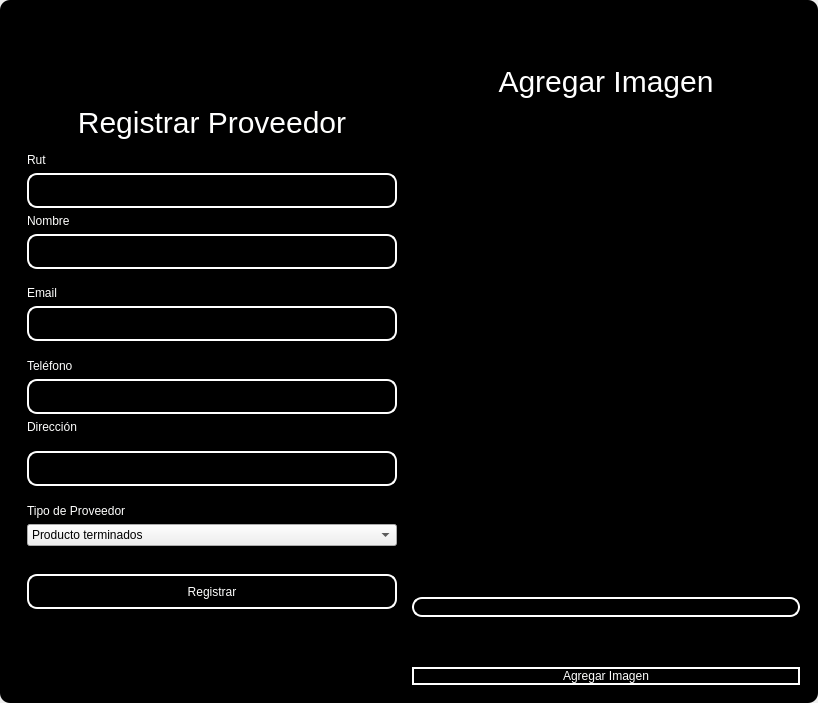
<?xml version="1.0" encoding="UTF-8"?>
<ui version="4.0">
 <class>MainWindow</class>
 <widget class="QMainWindow" name="MainWindow">
  <property name="geometry">
   <rect>
    <x>0</x>
    <y>0</y>
    <width>818</width>
    <height>703</height>
   </rect>
  </property>
  <property name="windowTitle">
   <string>MainWindow</string>
  </property>
  <property name="styleSheet">
   <string notr="true"/>
  </property>
  <widget class="QWidget" name="centralwidget">
   <property name="styleSheet">
    <string notr="true"/>
   </property>
   <layout class="QVBoxLayout" name="verticalLayout">
    <property name="spacing">
     <number>0</number>
    </property>
    <property name="leftMargin">
     <number>0</number>
    </property>
    <property name="topMargin">
     <number>0</number>
    </property>
    <property name="rightMargin">
     <number>0</number>
    </property>
    <property name="bottomMargin">
     <number>0</number>
    </property>
    <item>
     <widget class="QFrame" name="frame">
      <property name="enabled">
       <bool>true</bool>
      </property>
      <property name="styleSheet">
       <string notr="true">QFrame {
	border-radius:10px;
	background-color: rgb(0, 0, 0);
 }
</string>
      </property>
      <property name="frameShape">
       <enum>QFrame::StyledPanel</enum>
      </property>
      <property name="frameShadow">
       <enum>QFrame::Raised</enum>
      </property>
      <layout class="QVBoxLayout" name="verticalLayout_2">
       <item>
        <widget class="QFrame" name="frame_superior">
         <property name="minimumSize">
          <size>
           <width>0</width>
           <height>40</height>
          </size>
         </property>
         <property name="maximumSize">
          <size>
           <width>16777215</width>
           <height>40</height>
          </size>
         </property>
         <property name="styleSheet">
          <string notr="true">QPushButton{
border-radius:18px;
}

QPushButton:hover{
	background-color: rgb(0, 0, 0);
}
</string>
         </property>
         <property name="frameShape">
          <enum>QFrame::StyledPanel</enum>
         </property>
         <property name="frameShadow">
          <enum>QFrame::Raised</enum>
         </property>
         <layout class="QHBoxLayout" name="horizontalLayout_3">
          <property name="spacing">
           <number>4</number>
          </property>
          <property name="leftMargin">
           <number>0</number>
          </property>
          <property name="topMargin">
           <number>0</number>
          </property>
          <property name="rightMargin">
           <number>0</number>
          </property>
          <property name="bottomMargin">
           <number>0</number>
          </property>
          <item>
           <widget class="QPushButton" name="btn_icon">
            <property name="text">
             <string/>
            </property>
            <property name="iconSize">
             <size>
              <width>40</width>
              <height>40</height>
             </size>
            </property>
           </widget>
          </item>
          <item>
           <spacer name="horizontalSpacer_2">
            <property name="orientation">
             <enum>Qt::Horizontal</enum>
            </property>
            <property name="sizeHint" stdset="0">
             <size>
              <width>443</width>
              <height>20</height>
             </size>
            </property>
           </spacer>
          </item>
          <item>
           <widget class="QPushButton" name="bt_minimizar">
            <property name="minimumSize">
             <size>
              <width>38</width>
              <height>38</height>
             </size>
            </property>
            <property name="maximumSize">
             <size>
              <width>38</width>
              <height>38</height>
             </size>
            </property>
            <property name="cursor">
             <cursorShape>PointingHandCursor</cursorShape>
            </property>
            <property name="text">
             <string/>
            </property>
            <property name="icon">
             <iconset>
              <normaloff>image/minus.svg</normaloff>image/minus.svg</iconset>
            </property>
            <property name="iconSize">
             <size>
              <width>38</width>
              <height>38</height>
             </size>
            </property>
           </widget>
          </item>
          <item>
           <widget class="QPushButton" name="bt_maximizar">
            <property name="minimumSize">
             <size>
              <width>38</width>
              <height>38</height>
             </size>
            </property>
            <property name="maximumSize">
             <size>
              <width>38</width>
              <height>38</height>
             </size>
            </property>
            <property name="cursor">
             <cursorShape>PointingHandCursor</cursorShape>
            </property>
            <property name="text">
             <string/>
            </property>
            <property name="icon">
             <iconset>
              <normaloff>image/chevron-up.svg</normaloff>image/chevron-up.svg</iconset>
            </property>
            <property name="iconSize">
             <size>
              <width>38</width>
              <height>38</height>
             </size>
            </property>
           </widget>
          </item>
          <item>
           <widget class="QPushButton" name="bt_restaurar">
            <property name="minimumSize">
             <size>
              <width>38</width>
              <height>38</height>
             </size>
            </property>
            <property name="maximumSize">
             <size>
              <width>38</width>
              <height>38</height>
             </size>
            </property>
            <property name="cursor">
             <cursorShape>PointingHandCursor</cursorShape>
            </property>
            <property name="text">
             <string/>
            </property>
            <property name="icon">
             <iconset>
              <normaloff>image/chevron-down.svg</normaloff>image/chevron-down.svg</iconset>
            </property>
            <property name="iconSize">
             <size>
              <width>38</width>
              <height>38</height>
             </size>
            </property>
           </widget>
          </item>
          <item>
           <widget class="QPushButton" name="bt_cerrar">
            <property name="minimumSize">
             <size>
              <width>38</width>
              <height>38</height>
             </size>
            </property>
            <property name="maximumSize">
             <size>
              <width>38</width>
              <height>38</height>
             </size>
            </property>
            <property name="cursor">
             <cursorShape>PointingHandCursor</cursorShape>
            </property>
            <property name="text">
             <string/>
            </property>
            <property name="icon">
             <iconset>
              <normaloff>image/x.svg</normaloff>image/x.svg</iconset>
            </property>
            <property name="iconSize">
             <size>
              <width>38</width>
              <height>38</height>
             </size>
            </property>
           </widget>
          </item>
         </layout>
        </widget>
       </item>
       <item>
        <widget class="QFrame" name="frame_3">
         <property name="styleSheet">
          <string notr="true">QLabel {
	color: rgb(255, 255, 254);
	font: 12pt &quot;Arial&quot;;
	background-color: rgba(0, 0, 0,0);
}

QTextEdit{
background-color: rgba(0, 0, 0,0);
border-radius:10px; 
font: 12pt &quot;Arial&quot;;
color: rgb(255, 255, 254);
border: 2px solid  rgb(255, 255, 255);

}

QTextEdit:hover{
background-color: rgba(0, 0, 0,0);
border-radius:10px; 
font: 12pt &quot;Arial&quot;;
border: 2px solid  rgb(120, 0, 171);
}

QTextEdit:focus{
background-color: rgb(0, 0, 0);
border-radius:10px; 
font: 12pt &quot;Arial&quot;;
border: 2px solid rgb(120, 0, 171);
}

QLineEdit{
background-color: rgba(0, 0, 0,0);
border-radius:10px; 
font: 12pt &quot;Arial&quot;;
color: rgb(255, 255, 254);
border: 2px solid  rgb(255, 255, 255);

}

QLineEdit:hover{
background-color: rgba(0, 0, 0,0);
border-radius:10px; 
font: 12pt &quot;Arial&quot;;
border: 2px solid  rgb(120, 0, 171);
}

QLineEdit:focus{
background-color: rgb(0, 0, 0);
border-radius:10px; 
font: 12pt &quot;Arial&quot;;
border: 2px solid rgb(120, 0, 171);
}

QCheckBox{
	font: 12pt &quot;Arial&quot;;
	color: rgb(255, 255, 255);
}

QCheckBox::indicator {
    width: 18px;
    height:18px;
}

QCheckBox::indicator:unchecked {
   background-image: url(image/square.svg);
}

QCheckBox::indicator:checked {
   background-image: url(image/check-square.svg);
}

QPushButton{
border-radius:10px; 
font: 12pt &quot;Arial&quot;;
color: rgb(255, 255, 254);
border: 2px solid #ffffff;
}

QPushButton:hover{
border-radius:10px; 
font: 12pt &quot;Arial&quot;;
color: rgb(255, 255, 255);
border: 2px solid rgb(120, 0, 171);
	background-color: rgb(120, 0, 171);
}
</string>
         </property>
         <property name="frameShape">
          <enum>QFrame::StyledPanel</enum>
         </property>
         <property name="frameShadow">
          <enum>QFrame::Raised</enum>
         </property>
         <layout class="QHBoxLayout" name="horizontalLayout_4">
          <item>
           <layout class="QVBoxLayout" name="verticalLayout_4">
            <item>
             <spacer name="verticalSpacer">
              <property name="orientation">
               <enum>Qt::Vertical</enum>
              </property>
              <property name="sizeHint" stdset="0">
               <size>
                <width>28</width>
                <height>28</height>
               </size>
              </property>
             </spacer>
            </item>
            <item>
             <widget class="QFrame" name="frame_4">
              <property name="maximumSize">
               <size>
                <width>400</width>
                <height>600</height>
               </size>
              </property>
              <property name="styleSheet">
               <string notr="true">QLabel {
	color: rgb(255, 255, 254);
	font: 12pt &quot;Arial&quot;;
	background-color: rgba(0, 0, 0,0);
}


QLineEdit{
background-color: rgba(0, 0, 0,0);
border-radius:10px; 
font: 12pt &quot;Arial&quot;;
color: rgb(255, 255, 254);
border: 2px solid  rgb(255, 255, 255);

}

QLineEdit:hover{
background-color: rgba(0, 0, 0,0);
border-radius:10px; 
font: 12pt &quot;Arial&quot;;
border: 2px solid  rgb(120, 0, 171);
}

QLineEdit:focus{
background-color: rgb(0, 0, 0);
border-radius:10px; 
font: 12pt &quot;Arial&quot;;
border: 2px solid rgb(120, 0, 171);
}

QCheckBox{
	font: 12pt &quot;Arial&quot;;
	color: rgb(255, 255, 255);
}

QCheckBox::indicator {
    width: 18px;
    height:18px;
}

QCheckBox::indicator:unchecked {
   background-image: url(image/square.svg);
}

QCheckBox::indicator:checked {
   background-image: url(image/check-square.svg);
}

QPushButton{
border-radius:10px; 
font: 12pt &quot;Arial&quot;;
color: rgb(255, 255, 254);
border: 2px solid #ffffff;
}

QPushButton:hover{
border-radius:10px; 
font: 12pt &quot;Arial&quot;;
color: rgb(255, 255, 255);
border: 2px solid rgb(120, 0, 171);
	background-color: rgb(120, 0, 171);
}
</string>
              </property>
              <property name="frameShape">
               <enum>QFrame::StyledPanel</enum>
              </property>
              <property name="frameShadow">
               <enum>QFrame::Raised</enum>
              </property>
              <layout class="QVBoxLayout" name="verticalLayout_3">
               <item>
                <spacer name="verticalSpacer_3">
                 <property name="orientation">
                  <enum>Qt::Vertical</enum>
                 </property>
                 <property name="sizeHint" stdset="0">
                  <size>
                   <width>20</width>
                   <height>40</height>
                  </size>
                 </property>
                </spacer>
               </item>
               <item>
                <widget class="QLabel" name="label_3">
                 <property name="minimumSize">
                  <size>
                   <width>100</width>
                   <height>50</height>
                  </size>
                 </property>
                 <property name="styleSheet">
                  <string notr="true">font-size: 30px</string>
                 </property>
                 <property name="text">
                  <string>Registrar Proveedor</string>
                 </property>
                 <property name="alignment">
                  <set>Qt::AlignCenter</set>
                 </property>
                </widget>
               </item>
               <item>
                <widget class="QLabel" name="label_6">
                 <property name="text">
                  <string>Rut</string>
                 </property>
                </widget>
               </item>
               <item>
                <widget class="QLineEdit" name="ruttxt">
                 <property name="minimumSize">
                  <size>
                   <width>0</width>
                   <height>35</height>
                  </size>
                 </property>
                </widget>
               </item>
               <item>
                <widget class="QLabel" name="label_4">
                 <property name="text">
                  <string>Nombre</string>
                 </property>
                </widget>
               </item>
               <item>
                <widget class="QLineEdit" name="nametxt">
                 <property name="minimumSize">
                  <size>
                   <width>0</width>
                   <height>35</height>
                  </size>
                 </property>
                 <property name="text">
                  <string/>
                 </property>
                </widget>
               </item>
               <item>
                <spacer name="verticalSpacer_4">
                 <property name="orientation">
                  <enum>Qt::Vertical</enum>
                 </property>
                 <property name="sizeHint" stdset="0">
                  <size>
                   <width>20</width>
                   <height>40</height>
                  </size>
                 </property>
                </spacer>
               </item>
               <item>
                <widget class="QLabel" name="label_5">
                 <property name="text">
                  <string>Email</string>
                 </property>
                </widget>
               </item>
               <item>
                <widget class="QLineEdit" name="emailtxt">
                 <property name="minimumSize">
                  <size>
                   <width>0</width>
                   <height>35</height>
                  </size>
                 </property>
                 <property name="maximumSize">
                  <size>
                   <width>16777215</width>
                   <height>16777215</height>
                  </size>
                 </property>
                 <property name="echoMode">
                  <enum>QLineEdit::Normal</enum>
                 </property>
                </widget>
               </item>
               <item>
                <spacer name="verticalSpacer_5">
                 <property name="orientation">
                  <enum>Qt::Vertical</enum>
                 </property>
                 <property name="sizeHint" stdset="0">
                  <size>
                   <width>20</width>
                   <height>40</height>
                  </size>
                 </property>
                </spacer>
               </item>
               <item>
                <widget class="QLabel" name="label">
                 <property name="text">
                  <string>Teléfono</string>
                 </property>
                </widget>
               </item>
               <item>
                <widget class="QLineEdit" name="phonetxt">
                 <property name="minimumSize">
                  <size>
                   <width>0</width>
                   <height>35</height>
                  </size>
                 </property>
                </widget>
               </item>
               <item>
                <widget class="QLabel" name="label_2">
                 <property name="text">
                  <string>Dirección</string>
                 </property>
                </widget>
               </item>
               <item>
                <spacer name="verticalSpacer_6">
                 <property name="orientation">
                  <enum>Qt::Vertical</enum>
                 </property>
                 <property name="sizeHint" stdset="0">
                  <size>
                   <width>20</width>
                   <height>40</height>
                  </size>
                 </property>
                </spacer>
               </item>
               <item>
                <widget class="QLineEdit" name="addresstxt">
                 <property name="minimumSize">
                  <size>
                   <width>0</width>
                   <height>35</height>
                  </size>
                 </property>
                </widget>
               </item>
               <item>
                <spacer name="verticalSpacer_10">
                 <property name="orientation">
                  <enum>Qt::Vertical</enum>
                 </property>
                 <property name="sizeHint" stdset="0">
                  <size>
                   <width>20</width>
                   <height>40</height>
                  </size>
                 </property>
                </spacer>
               </item>
               <item>
                <widget class="QLabel" name="label_7">
                 <property name="text">
                  <string>Tipo de Proveedor</string>
                 </property>
                </widget>
               </item>
               <item>
                <widget class="QComboBox" name="typecombobox">
                 <item>
                  <property name="text">
                   <string>Producto terminados</string>
                  </property>
                 </item>
                 <item>
                  <property name="text">
                   <string>Materias primas</string>
                  </property>
                 </item>
                 <item>
                  <property name="text">
                   <string>Servicios</string>
                  </property>
                 </item>
                 <item>
                  <property name="text">
                   <string>Equipo o Maquinaria</string>
                  </property>
                 </item>
                 <item>
                  <property name="text">
                   <string>Transporte y lógisitica</string>
                  </property>
                 </item>
                 <item>
                  <property name="text">
                   <string>Insumos generales</string>
                  </property>
                 </item>
                </widget>
               </item>
               <item>
                <spacer name="verticalSpacer_9">
                 <property name="orientation">
                  <enum>Qt::Vertical</enum>
                 </property>
                 <property name="sizeHint" stdset="0">
                  <size>
                   <width>20</width>
                   <height>50</height>
                  </size>
                 </property>
                </spacer>
               </item>
               <item>
                <widget class="QPushButton" name="btn_add">
                 <property name="minimumSize">
                  <size>
                   <width>0</width>
                   <height>35</height>
                  </size>
                 </property>
                 <property name="cursor">
                  <cursorShape>PointingHandCursor</cursorShape>
                 </property>
                 <property name="text">
                  <string>Registrar</string>
                 </property>
                </widget>
               </item>
               <item>
                <spacer name="verticalSpacer_7">
                 <property name="orientation">
                  <enum>Qt::Vertical</enum>
                 </property>
                 <property name="sizeHint" stdset="0">
                  <size>
                   <width>20</width>
                   <height>40</height>
                  </size>
                 </property>
                </spacer>
               </item>
               <item>
                <layout class="QHBoxLayout" name="horizontalLayout_2"/>
               </item>
               <item>
                <spacer name="verticalSpacer_8">
                 <property name="orientation">
                  <enum>Qt::Vertical</enum>
                 </property>
                 <property name="sizeHint" stdset="0">
                  <size>
                   <width>20</width>
                   <height>40</height>
                  </size>
                 </property>
                </spacer>
               </item>
               <item>
                <layout class="QHBoxLayout" name="horizontalLayout">
                 <item>
                  <spacer name="horizontalSpacer">
                   <property name="orientation">
                    <enum>Qt::Horizontal</enum>
                   </property>
                   <property name="sizeHint" stdset="0">
                    <size>
                     <width>40</width>
                     <height>20</height>
                    </size>
                   </property>
                  </spacer>
                 </item>
                </layout>
               </item>
              </layout>
             </widget>
            </item>
            <item>
             <spacer name="verticalSpacer_2">
              <property name="orientation">
               <enum>Qt::Vertical</enum>
              </property>
              <property name="sizeHint" stdset="0">
               <size>
                <width>20</width>
                <height>40</height>
               </size>
              </property>
             </spacer>
            </item>
           </layout>
          </item>
          <item>
           <layout class="QVBoxLayout" name="verticalLayout_5">
            <property name="spacing">
             <number>50</number>
            </property>
            <property name="leftMargin">
             <number>0</number>
            </property>
            <property name="rightMargin">
             <number>0</number>
            </property>
            <item>
             <widget class="QLabel" name="label_8">
              <property name="maximumSize">
               <size>
                <width>16777215</width>
                <height>100</height>
               </size>
              </property>
              <property name="styleSheet">
               <string notr="true">font-size: 30px;
color: rgb(255, 255, 255);</string>
              </property>
              <property name="text">
               <string>Agregar Imagen</string>
              </property>
              <property name="alignment">
               <set>Qt::AlignCenter</set>
              </property>
             </widget>
            </item>
            <item>
             <layout class="QHBoxLayout" name="horizontalLayout_5">
              <item>
               <spacer name="verticalSpacer_12">
                <property name="orientation">
                 <enum>Qt::Vertical</enum>
                </property>
                <property name="sizeHint" stdset="0">
                 <size>
                  <width>20</width>
                  <height>40</height>
                 </size>
                </property>
               </spacer>
              </item>
              <item>
               <widget class="QLabel" name="image_label">
                <property name="maximumSize">
                 <size>
                  <width>100</width>
                  <height>100</height>
                 </size>
                </property>
                <property name="text">
                 <string/>
                </property>
               </widget>
              </item>
              <item>
               <spacer name="verticalSpacer_11">
                <property name="orientation">
                 <enum>Qt::Vertical</enum>
                </property>
                <property name="sizeHint" stdset="0">
                 <size>
                  <width>20</width>
                  <height>40</height>
                 </size>
                </property>
               </spacer>
              </item>
             </layout>
            </item>
            <item>
             <widget class="QLineEdit" name="imagetxt">
              <property name="enabled">
               <bool>false</bool>
              </property>
             </widget>
            </item>
            <item>
             <widget class="QPushButton" name="btn_add_image">
              <property name="cursor">
               <cursorShape>PointingHandCursor</cursorShape>
              </property>
              <property name="text">
               <string>Agregar Imagen</string>
              </property>
             </widget>
            </item>
           </layout>
          </item>
         </layout>
        </widget>
       </item>
      </layout>
     </widget>
    </item>
   </layout>
  </widget>
 </widget>
 <resources/>
 <connections/>
</ui>
